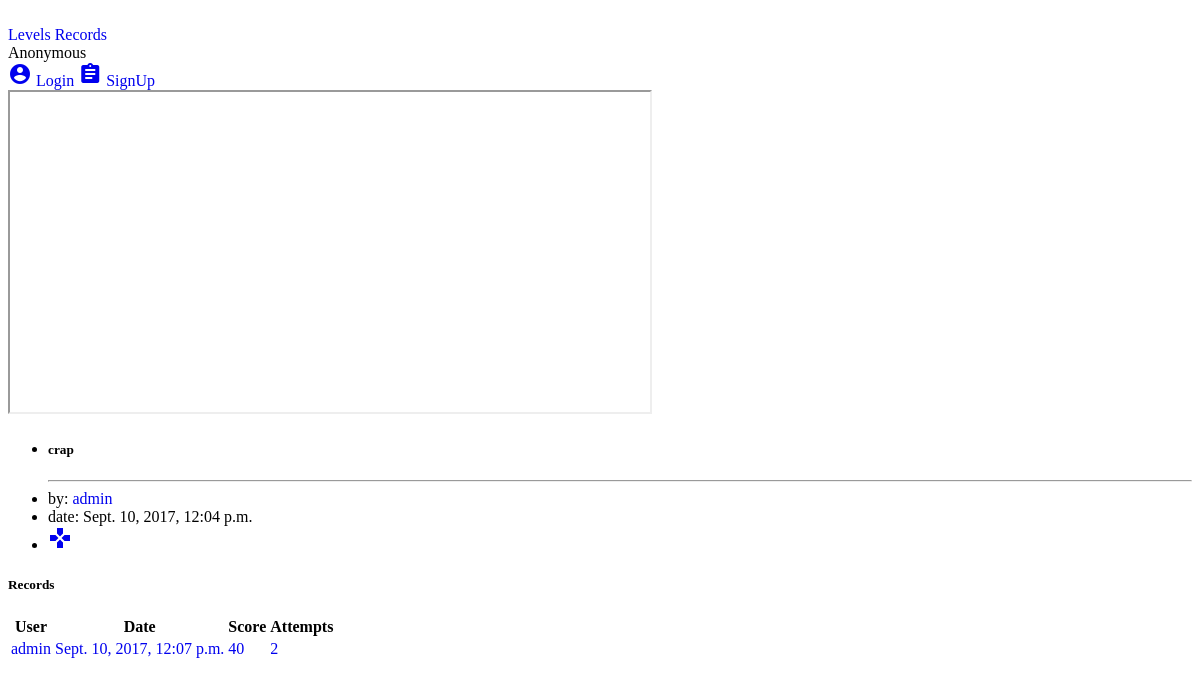
The page /level/11 on the database as committed earlier.
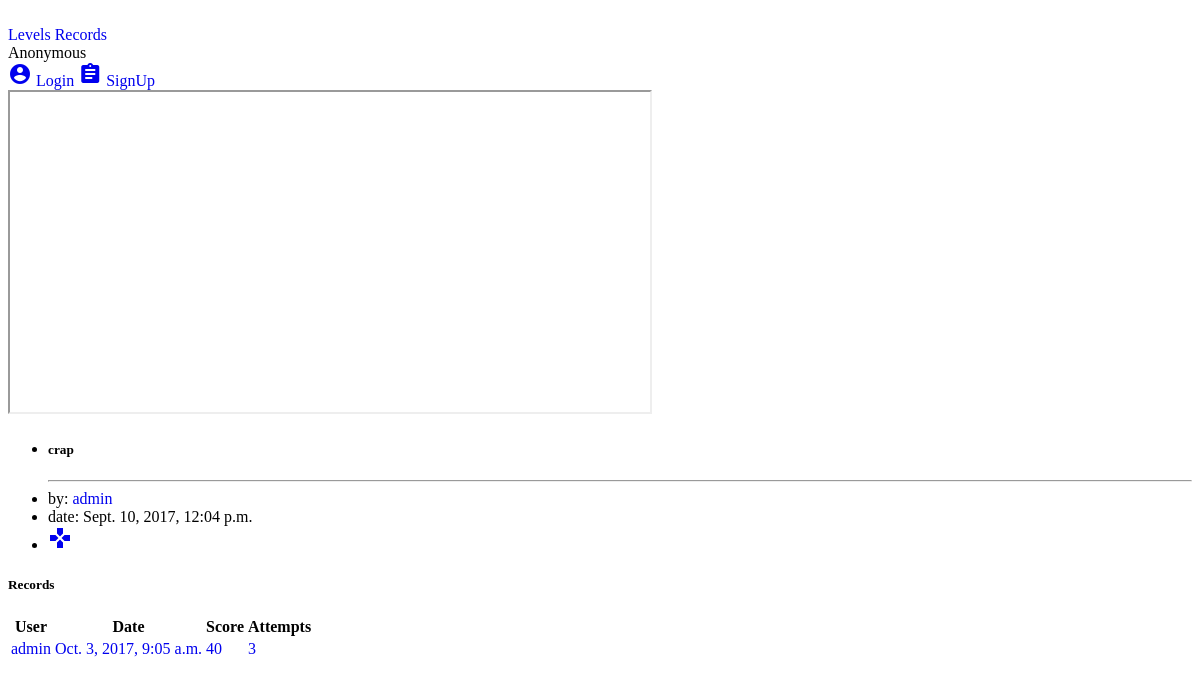
The same page on the database as committed later.
### pluto/models.py (models this page shows, shortened)
class Record(models.Model):
    to = models.ForeignKey(Level, related_name='result_to', on_delete=models.CASCADE, blank=False, null=False)
    by = models.ForeignKey(User, related_name='result_by', on_delete=models.CASCADE, blank=False, null=False)
    date = models.DateTimeField(default=timezone.now, blank=False)
    attempts = models.IntegerField(blank=False)
    program = models.TextField(max_length=512)
    result = models.BooleanField(default=False, blank=False)
    score = models.IntegerField(default=0, blank=False)

class User(AbstractUser):
    image = models.ImageField(default='no_image.png', upload_to=user_directory_image_path)
    points = models.FloatField(default=10, blank=False)
    skin = models.CharField(default='polo', blank=False, max_length=32)

### pluto/views.py (the view)
# urls.py: url(r'^level/(?P<level_id>[0-9]+)/play', views.play),
def level(request, level_id=None):
    context = {'level': models.Level.objects.get(id=level_id),
               'records': models.Record.objects.filter(to=level_id)}
    return render(request, 'level.html', context)

### templates/level.html (shortened to what this page needs)
{% extends 'base.html' %}
{% block content %}
    <div class="mdl-grid">
        <div class="mdl-cell mdl-cell--8-col mdl-card mdl-layout--large-screen-only">
            <div class="mdl-card__supporting-text">
             <a href="#" class="thumbnail">
                <iframe src="/level/{{ level.id }}/play"  height="320" width="640"></iframe>
             </a>
            </div>
        </div>
        <div class="mdl-cell mdl-cell--4-col mdl-card">
            <div class="mdl-card__supporting-text">
                <ul class="mdl-list">
                    <li class="mdl-list__item"><h5>{{ level.name }}</h5></li>
                <hr>
                    <li class="mdl-list__item">by: <a href="/profile/{{ level.by.id }}">{{ level.by.username }}</a></li>
                    <li class="mdl-list__item">date: {{ level.date }}</li>
                    <li class="mdl-list__item">
                        <a href="/play/{{ level.id }}" class="mdl-button mdl-js-button mdl-button--raised mdl-button--colored">
                            <i class="material-icons">gamepad</i>
                        </a>
                </ul>
            </div>
        </div>
    </div>
    {% if records %}
    <div class="mdl-cell mdl-cell--4-col mdl-card">
            <div class="mdl-card__supporting-text">
                    <h5>Records</h5>
                    <table class="mdl-data-table">
                    <thead>
                        <tr>
                            <th class="mdl-data-table__cell--non-numeric">User</th>
                            <th class="mdl-data-table__cell--non-numeric">Date</th>
                            <th>Score</th>
                            <th>Attempts</th>
                        </tr>
                    </thead>
                    <tbody>
                        {% for i in records %}
                        <tr>
                            <td class="mdl-data-table__cell--non-numeric"><a href="/profile/{{ i.by.id }}">{{ i.by.username }}</a></td>
                            <td class="mdl-data-table__cell--non-numeric"><a href="/record/level={{ level.id }}&user={{ i.by.id }}">{{ i.date }}</a></td>
                            <td><a href="/record/level={{ level.id }}&user={{ i.by.id }}">{{ i.score }}</a></td>
                            <td><a href="/record/level={{ level.id }}&user={{ i.by.id }}">{{ i.attempts }}</a></td>
                        </tr>
                        {% endfor %}
                    </tbody>
                    </table>
            </div>
        </div>
    </div>
    {% endif %}
{% endblock %}

Rows that differ between the two databases and show on the page:
changed Record "admin": date "Sept. 10, 2017, 12:07 p.m." → "Oct. 3, 2017, 9:05 a.m."; attempts "2" → "3"
